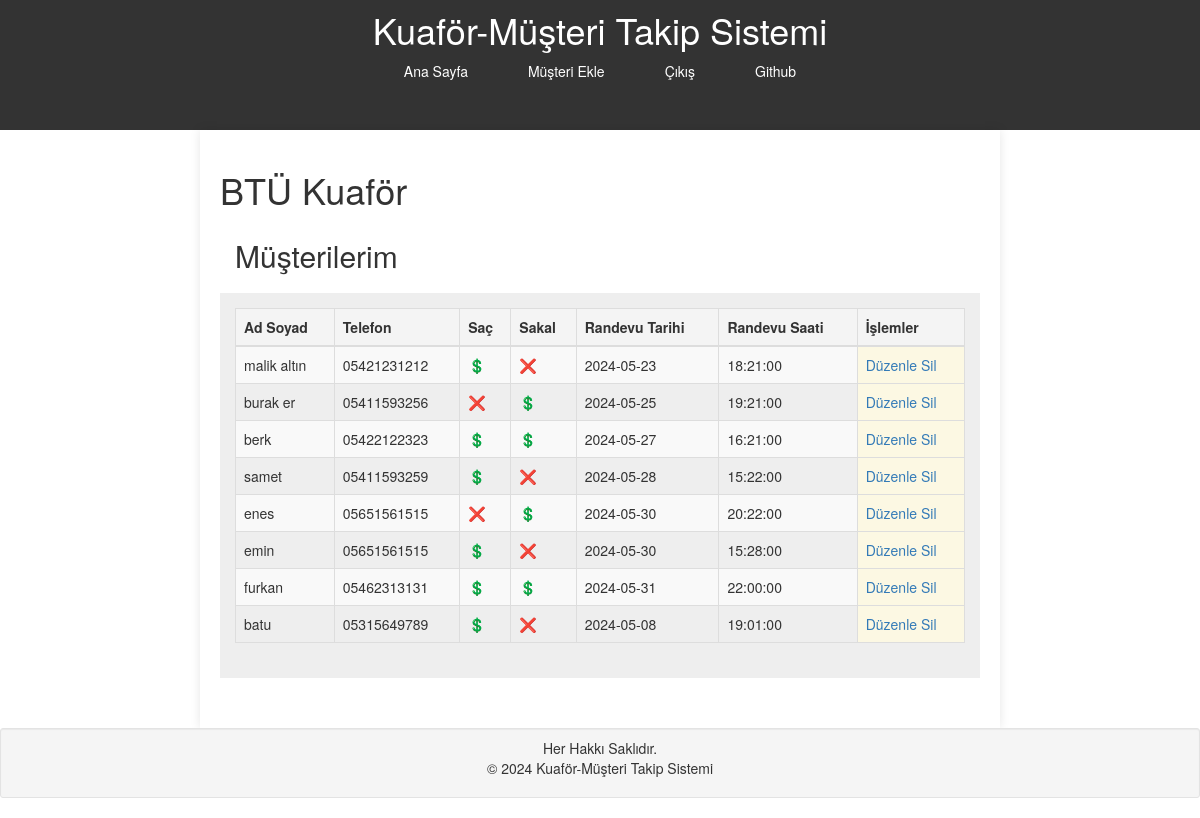
Screenshot of /web-proje2/pages/anasayfa.php (signed in) with the database file from the repository.
### tables this page shows
CREATE TABLE `musteriler` (
  `id` int(11) NOT NULL,
  `kullanici_id` int(11) NOT NULL,
  `ad_soyad` varchar(100) NOT NULL,
  `telefon` varchar(15) NOT NULL,
  `randevu_tarihi` date NOT NULL,
  `sac_bilgileri` tinyint(1) DEFAULT 1,
  `sakal_bilgileri` tinyint(1) DEFAULT 1,
  `randevu_saat` time DEFAULT NULL
);

### web-proje2/pages/anasayfa.php (the view, shortened to what this page needs)
<?php
include('../includes/baslik.php');
include('../includes/veritabani.php');
$kullanici_id = $_SESSION['kullanici_id'];
$sorgu = "SELECT * FROM musteriler WHERE kullanici_id='$kullanici_id'";
$sonuc = mysqli_query($conn, $sorgu);
?>
<h1 > <?php echo $_SESSION['is_yeri_adi']; ?></h1>
<h2 class="panel-heading">Müşterilerim</h2>
<div class="jumbotron panel-body">
<table class="table table-striped table-hover ">
    <thead>
        <tr>
            <th>Ad Soyad</th>
            <th>Telefon</th>
            <th>Saç</th>
            <th>Sakal</th>
            <th>Randevu Tarihi</th>
            <th>Randevu Saati</th>
            <th>İşlemler</th>
        </tr>
    </thead>
    <tbody>
        <?php while ($satir = mysqli_fetch_assoc($sonuc)): ?>
        <tr>
            <td><?php echo $satir['ad_soyad']; ?></td>
            <td><?php echo $satir['telefon']; ?></td>
            <td><?php echo $satir['sac_bilgileri'] ? '💲' : '❌'; ?></td>
            <td><?php echo $satir['sakal_bilgileri'] ? '💲' : '❌'; ?></td>
            <td><?php echo $satir['randevu_tarihi']; ?></td>
            <td><?php echo $satir['randevu_saat']; ?></td>
            <td class="warning">
                <a href="musteri_duzenle.php?id=<?php echo $satir['id']; ?>">Düzenle</a>
                <a href="musteri_sil.php?id=<?php echo $satir['id']; ?>">Sil</a>
            </td>
        </tr>
        <?php endwhile; ?>
    </tbody>
</table>
</div>
<?php include('../includes/altbilgi.php'); ?>

### web-proje2/includes/baslik.php (shortened to what this page needs)
<!DOCTYPE html>
<html lang="tr">
<head>
    <link rel="stylesheet" href="../css/styles.css">
    <link
      rel="stylesheet"
      href="https://maxcdn.bootstrapcdn.com/bootstrap/3.3.7/css/bootstrap.min.css" />
</head>
<body>
    <header>
        <h1>Kuaför-Müşteri Takip Sistemi</h1>
        <nav class="navbar navbar-dark">
        <div class="container-fluid">
            <ul class="nav navbar-pills">
                <li><a href="anasayfa.php">Ana Sayfa</a></li>
                <li><a href="musteri_ekle.php">Müşteri Ekle</a></li>
                <li><a href="cikis.php">Çıkış</a></li>
                <li><a href="https://github.com/Abdulsametucar/Kuafor-Musteri-Takip-Sistemi">Github</a></li>
            </ul>
        </div>
        </nav>
    </header>
    <main>

### web-proje2/includes/altbilgi.php (shortened to what this page needs)
</main>
    <footer>
        <div class="well well-sm">
            <p align="center">Her Hakkı Saklıdır.<br>&copy; 2024 Kuaför-Müşteri Takip Sistemi</p>
        </div>
    </footer>
</body>
</html>

### web-proje2/css/styles.css (style rules this page uses)
body { font-family: Arial, sans-serif; margin: 0; padding: 0; background-color: #f4f4f4; }
header { background-color: #333; color: #fff; padding: 10px 0; text-align: center; }
header h1 { margin: 0; }
nav ul { list-style: none; padding: 0; margin: 0; display: flex; justify-content: center; }
nav ul li { margin: 0 15px; }
nav ul li a { color: #fff; text-decoration: none; }
main { padding: 20px; max-width: 800px; margin: 0 auto; background-color: #fff; box-shadow: 0 0 10px rgba(0, 0, 0, 0.1); }
table { width: 100%; border-collapse: collapse; }
table, th, td { border: 1px solid #ddd; }
table th, table td { padding: 10px; text-align: left; }
table th { background-color: #f4f4f4; }

### rows the page displays
musteriler: ad_soyad "malik altın", telefon "05421231212", randevu_tarihi "2024-05-23", randevu_saat "18:21:00"
musteriler: ad_soyad "burak er", telefon "05411593256", randevu_tarihi "2024-05-25", randevu_saat "19:21:00"
musteriler: ad_soyad "berk", telefon "05422122323", randevu_tarihi "2024-05-27", randevu_saat "16:21:00"
musteriler: ad_soyad "samet", telefon "05411593259", randevu_tarihi "2024-05-28", randevu_saat "15:22:00"
musteriler: ad_soyad "enes", telefon "05651561515", randevu_tarihi "2024-05-30", randevu_saat "20:22:00"
musteriler: ad_soyad "emin", telefon "05651561515", randevu_tarihi "2024-05-30", randevu_saat "15:28:00"
musteriler: ad_soyad "furkan", telefon "05462313131", randevu_tarihi "2024-05-31", randevu_saat "22:00:00"
musteriler: ad_soyad "batu", telefon "05315649789", randevu_tarihi "2024-05-08", randevu_saat "19:01:00"

### other values shown
$_SESSION['is_yeri_adi'] "BTÜ Kuaför"
